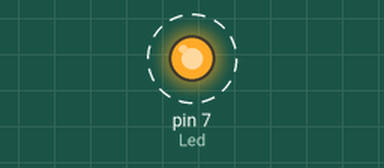
Recording of a sketch running on a simulated Arduino Uno, built with avr-gcc and run on an emulated ATmega328P. On the bench: output pins drawn as LEDs (lit = HIGH). Dashed ring = blinking. What the sketch prints to the serial monitor is not drawn.

Above: at 0.5 s.
Timing chart, 0 to 4.6 s (numbered marks = the images above):
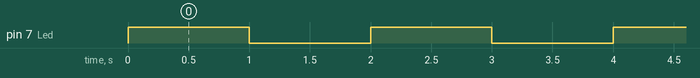

Measured:
- by itself, pin 7 (Led): alternates HIGH for 1.0 s and LOW for 1.0 s

The sketch:

sketch_oct29a.ino
```cpp
//LED
int Led=7;
int numero=1;
void setup()
{
pinMode(Led, OUTPUT);
Serial.begin(9600);
}

void loop()
{
  funcion();
}
void funcion()
{
  digitalWrite(Led,HIGH);
   Serial.write("Ahora Ta Encendido");Serial.println("");
  delay(1000);
  digitalWrite(Led,LOW);
  Serial.write("Ahora Ta Apagao"); Serial.println("");
  delay(1000);
}
```
